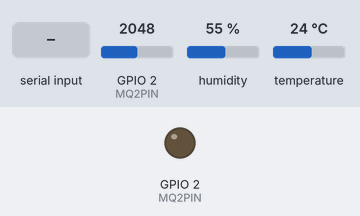
Recording of a sketch running on a simulated ESP32. On the bench: output pins drawn as LEDs (lit = HIGH). Dashed ring = blinking. Inputs (shaded band) come from the test bench; at power-on: GPIO 2 (MQ2PIN) = 2048, humidity 55 %, temperature 24 °C. WiFi joins after 1.5 s; servers stay silent unless stated; uploads are accepted with an empty reply; what the sketch prints to the serial monitor is not drawn.

Above: at 0.1 s.
At 2.7 s:
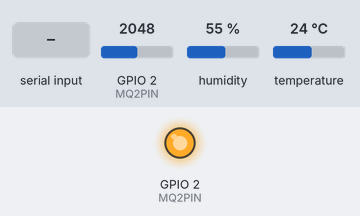
2.8 s: "status\n" received over Serial
6.3 s: "test\n" received over Serial
At 6.65 s:
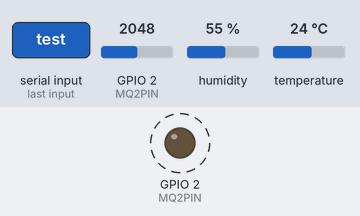
9.8 s: "auth\n" received over Serial
Timing chart, 0 to 19.3 s (numbered marks = the images above; inputs shaded):
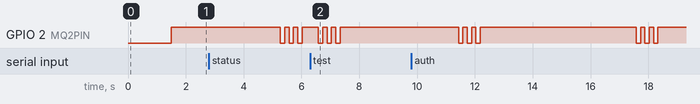

The sketch:

esp32_sketch_updated.ino
```cpp
#include <WiFi.h>
#include <HTTPClient.h>
#include <ArduinoJson.h>
#include "DHT.h"

const char* ssid = "DOCENTE_SENATI";          // Cambiar por tu SSID
const char* password = "12345678";   // Cambiar por tu contraseña WiFi

// --- Configuración del Servidor Node.js ---
const char* serverURL = "http://192.168.1.100:3001"; // Cambiar por la IP de tu servidor
const char* sensorsEndpoint = "/api/sensors";
const char* loginEndpoint = "/api/auth/login";

// --- Configuración DHT ---
#define DHTPIN 16       // Pin del DHT11
#define DHTTYPE DHT11
DHT dht(DHTPIN, DHTTYPE);

// --- Configuración MQ2 ---
#define MQ2PIN 2        // Pin analógico del MQ2

// --- Configuración LED de estado ---
#define LED_PIN 2       // Pin del LED integrado

// --- Variables globales ---
String authToken = "";
String esp32_id = "ESP32_001";
unsigned long lastSensorRead = 0;
unsigned long sensorInterval = 5000; // 5 segundos
bool isAuthenticated = false;

// --- Credenciales para autenticación (opcional) ---
const char* userEmail = "la5989175@gmail.com";
const char* userPassword = "fernanfloo123";

void setup() {
  Serial.begin(115200);

  // Configurar LED
  pinMode(LED_PIN, OUTPUT);
  digitalWrite(LED_PIN, LOW);

  // Inicializar DHT
  dht.begin();

  // Conectar a WiFi
  connectToWiFi();

  // Intentar autenticación (opcional)
  // authenticateUser();

  Serial.println("✅ ESP32 iniciado correctamente");
  Serial.println("📡 Enviando datos cada " + String(sensorInterval/1000) + " segundos");
  Serial.println("🌐 Servidor: " + String(serverURL));
}

void loop() {
  // Verificar conexión WiFi
  if (WiFi.status() != WL_CONNECTED) {
    Serial.println("⚠ WiFi desconectado, reintentando...");
    connectToWiFi();
    return;
  }

  // Leer y enviar datos de sensores
  if (millis() - lastSensorRead >= sensorInterval) {
    readAndSendSensorData();
    lastSensorRead = millis();
  }

  // Manejar comandos por Serial
  handleSerialCommands();

  delay(100); // Pequeña pausa para no saturar el procesador
}

/**
 * Conectar a WiFi
 */
void connectToWiFi() {
  WiFi.begin(ssid, password);
  Serial.print("🔄 Conectando a WiFi");

  int attempts = 0;
  while (WiFi.status() != WL_CONNECTED && attempts < 20) {
    delay(500);
    Serial.print(".");
    attempts++;
  }

  if (WiFi.status() == WL_CONNECTED) {
    Serial.println();
    Serial.println("✅ Conectado a WiFi");
    Serial.println("📍 IP: " + WiFi.localIP().toString());
    Serial.println("📶 RSSI: " + String(WiFi.RSSI()) + " dBm");
    digitalWrite(LED_PIN, HIGH); // Encender LED cuando esté conectado
  } else {
    Serial.println();
    Serial.println("❌ Error conectando a WiFi");
    digitalWrite(LED_PIN, LOW);
  }
}

/**
 * Autenticar usuario (opcional)
 */
void authenticateUser() {
  if (WiFi.status() != WL_CONNECTED) {
    Serial.println("❌ No hay conexión WiFi para autenticación");
    return;
  }

  HTTPClient http;
  String url = String(serverURL) + String(loginEndpoint);

  http.begin(url);
  http.addHeader("Content-Type", "application/json");

  // Crear JSON de login
  DynamicJsonDocument loginDoc(1024);
  loginDoc["correo"] = userEmail;
  loginDoc["contraseña"] = userPassword;

  String loginJson;
  serializeJson(loginDoc, loginJson);

  Serial.println("🔐 Intentando autenticación...");
  Serial.println("📤 URL: " + url);

  int httpResponseCode = http.POST(loginJson);

  if (httpResponseCode > 0) {
    String response = http.getString();
    Serial.println("📥 Respuesta HTTP: " + String(httpResponseCode));

    // Parsear respuesta
    DynamicJsonDocument responseDoc(2048);
    DeserializationError error = deserializeJson(responseDoc, response);

    if (!error) {
      if (responseDoc["success"] == true) {
        authToken = responseDoc["data"]["token"].as<String>();
        isAuthenticated = true;
        Serial.println("✅ Autenticación exitosa");
        Serial.println("🔑 Token obtenido");
      } else {
        Serial.println("❌ Error de autenticación: " + responseDoc["error"].as<String>());
      }
    } else {
      Serial.println("❌ Error parseando respuesta de autenticación");
    }
  } else {
    Serial.println("❌ Error HTTP en autenticación: " + String(httpResponseCode));
  }

  http.end();
}

/**
 * Leer sensores y enviar datos
 */
void readAndSendSensorData() {
  // Leer sensores
  float temperatura = dht.readTemperature();
  float humedad = dht.readHumidity();
  int mq2Valor = analogRead(MQ2PIN);

  // Verificar lecturas válidas
  if (isnan(temperatura) || isnan(humedad)) {
    Serial.println("❌ Error al leer DHT11");
    return;
  }

  // Mostrar valores en Serial
  Serial.println("📊 Datos de sensores:");
  Serial.println("   🌡️  Temperatura: " + String(temperatura) + "°C");
  Serial.println("   💧 Humedad: " + String(humedad) + "%");
  Serial.println("   💨 Gas: " + String(mq2Valor));

  // Enviar datos al servidor
  sendSensorData(temperatura, humedad, mq2Valor);
}

/**
 * Enviar datos de sensores al servidor Node.js
 */
void sendSensorData(float temperatura, float humedad, int gas) {
  if (WiFi.status() != WL_CONNECTED) {
    Serial.println("❌ No hay conexión WiFi");
    return;
  }

  HTTPClient http;
  String url = String(serverURL) + String(sensorsEndpoint);

  http.begin(url);
  http.addHeader("Content-Type", "application/json");

  // Agregar token de autenticación si está disponible
  if (isAuthenticated && authToken.length() > 0) {
    http.addHeader("Authorization", "Bearer " + authToken);
  }

  // Crear JSON con datos de sensores
  DynamicJsonDocument sensorDoc(1024);
  sensorDoc["temperatura"] = temperatura;
  sensorDoc["humedad"] = humedad;
  sensorDoc["gas"] = gas;
  sensorDoc["esp32_id"] = esp32_id;

  String sensorJson;
  serializeJson(sensorDoc, sensorJson);

  Serial.println("📤 Enviando datos a: " + url);

  // Enviar datos
  int httpResponseCode = http.POST(sensorJson);

  if (httpResponseCode > 0) {
    String response = http.getString();
    Serial.println("📥 Respuesta HTTP: " + String(httpResponseCode));

    // Parsear respuesta
    DynamicJsonDocument responseDoc(2048);
    DeserializationError error = deserializeJson(responseDoc, response);

    if (!error) {
      if (responseDoc["success"] == true) {
        Serial.println("✅ Datos enviados exitosamente");

        // Verificar alertas
        if (responseDoc["data"]["alertas"].size() > 0) {
          Serial.println("⚠️  ALERTAS DETECTADAS:");
          for (JsonVariant alerta : responseDoc["data"]["alertas"].as<JsonArray>()) {
            Serial.println("   " + alerta["mensaje"].as<String>());
          }
        }

        // Parpadear LED para indicar envío exitoso
        blinkLED(2, 200);
      } else {
        Serial.println("❌ Error del servidor: " + responseDoc["error"].as<String>());
        blinkLED(5, 100);
      }
    } else {
      Serial.println("❌ Error parseando respuesta JSON");
      Serial.println("📄 Respuesta cruda: " + response);
      blinkLED(3, 150);
    }
  } else {
    Serial.println("❌ Error HTTP: " + String(httpResponseCode));

    // Mostrar detalles del error
    if (httpResponseCode == -1) {
      Serial.println("💡 Posible problema: Servidor no disponible");
    } else if (httpResponseCode == -11) {
      Serial.println("💡 Posible problema: Timeout de conexión");
    }

    // Parpadear LED para indicar error
    blinkLED(5, 100);
  }

  http.end();
}

/**
 * Parpadear LED
 */
void blinkLED(int times, int delayMs) {
  for (int i = 0; i < times; i++) {
    digitalWrite(LED_PIN, LOW);
    delay(delayMs);
    digitalWrite(LED_PIN, HIGH);
    delay(delayMs);
  }
}

/**
 * Función para manejar comandos por Serial
 */
void handleSerialCommands() {
  if (Serial.available()) {
    String command = Serial.readStringUntil('\n');
    command.trim();

    if (command == "status") {
      Serial.println("📊 Estado del ESP32:");
      Serial.println("   WiFi: " + String(WiFi.status() == WL_CONNECTED ? "Conectado" : "Desconectado"));
      Serial.println("   IP: " + WiFi.localIP().toString());
      Serial.println("   RSSI: " + String(WiFi.RSSI()) + " dBm");
      Serial.println("   Autenticado: " + String(isAuthenticated ? "Sí" : "No"));
      Serial.println("   Servidor: " + String(serverURL));
      Serial.println("   ESP32 ID: " + esp32_id);
      Serial.println("   Intervalo: " + String(sensorInterval/1000) + "s");
      Serial.println("   Memoria libre: " + String(ESP.getFreeHeap()) + " bytes");
    } else if (command == "test") {
      Serial.println("🧪 Enviando datos de prueba...");
      readAndSendSensorData();
    } else if (command == "auth") {
      Serial.println("🔐 Reintentando autenticación...");
      authenticateUser();
    } else if (command == "wifi") {
      Serial.println("📶 Reintentando conexión WiFi...");
      connectToWiFi();
    } else if (command.startsWith("interval ")) {
      int newInterval = command.substring(9).toInt();
      if (newInterval >= 1000) {
        sensorInterval = newInterval;
        Serial.println("⏱️  Intervalo cambiado a " + String(newInterval/1000) + " segundos");
      } else {
        Serial.println("❌ Intervalo mínimo: 1000ms");
      }
    } else if (command.startsWith("server ")) {
      String newServer = command.substring(7);
      if (newServer.length() > 0) {
        serverURL = newServer.c_str();
        Serial.println("🌐 Servidor cambiado a: " + String(serverURL));
      } else {
        Serial.println("❌ URL de servidor inválida");
      }
    } else if (command == "help") {
      Serial.println("📋 Comandos disponibles:");
      Serial.println("   status     - Mostrar estado del sistema");
      Serial.println("   test       - Enviar datos de prueba");
      Serial.println("   auth       - Reintentar autenticación");
      Serial.println("   wifi       - Reconectar WiFi");
      Serial.println("   interval X - Cambiar intervalo (ms)");
      Serial.println("   server URL - Cambiar URL del servidor");
      Serial.println("   help       - Mostrar esta ayuda");
    } else if (command.length() > 0) {
      Serial.println("❓ Comando desconocido: " + command);
      Serial.println("💡 Escribe 'help' para ver comandos disponibles");
    }
  }
}
```

Measured:
- after the input at 6.3 s, GPIO 2 (MQ2PIN): alternates HIGH for 0.15 s and LOW for 0.15 s, 6 changes in all, then stays HIGH, starting after 0.28 s
